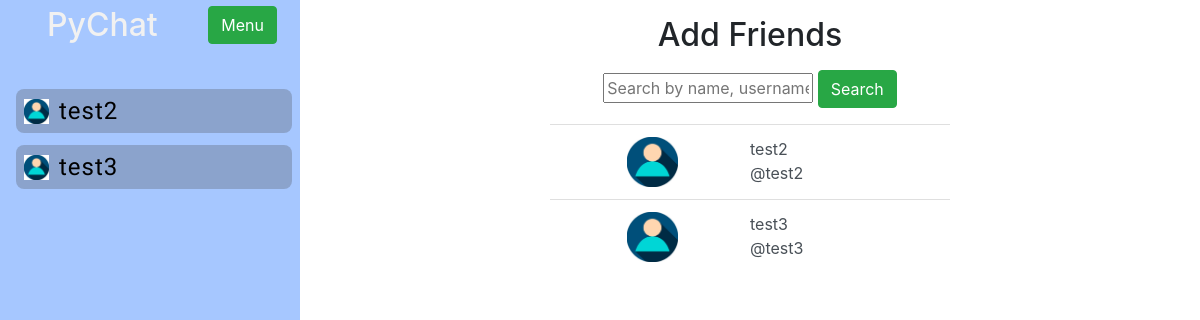
Screenshot of /search/ (signed in) with the database file from the repository.
### chat/models.py (models this page shows, shortened)
class UserProfile(models.Model):
    name = models.CharField(max_length=25)
    email = models.EmailField(unique=True)
    username = models.CharField(max_length=20, unique=True)

### chat/views.py (the view, shortened to what this page needs)
# urls.py: path("search/", views.search, name="search"),
def search(request):
    users = list(UserProfile.objects.all())
    for user in users:
        if user.username == request.user.username:
            users.remove(user)
            break
    try:
        users = users[:10]
    except:
        users = users[:]
    id = getUserId(request.user.username)
    friends = getFriendsList(id)
    return render(request, "chat/search.html", {'users': users, 'friends': friends})

### chat/models.py (called while the page is built)
    def __str__(self):
        return f"{self.friend}"

### chat/views.py (called while the page is built)
def getFriendsList(id):
    try:
        user = UserProfile.objects.get(id=id)
        ids = list(user.friends_set.all())
        friends = []
        for id in ids:
            num = str(id)
            fr = UserProfile.objects.get(id=int(num))
            friends.append(fr)
        return friends
    except:
        return []

def getUserId(username):
    use = UserProfile.objects.get(username=username)
    id = use.id
    return id

### chat/templates/chat/search.html (shortened to what this page needs)
{% extends "chat/Base.html" %}
{% load static %}
{% block content %}
    <center>
        <div class="wrapper" style="width: 400px;">
            <h2 style="margin: 16px 0px">Add Friends</h2>
            <div class="topnav">
                <div class="search-container">
                    <form method="post">
                        <input type="text" placeholder="Search by name, username" name="search" style="width: 210px">
                        <button type="submit" class="btn btn-success">Search</button>
                    </form>
                </div>
            </div>
            <ul class="list-group list-group-flush">
                {% for user in users %}
                    <a href="/addfriend/{{user.username}}" id="user_card">
                        <li class="list-group-item list-group-item-action">
                        <div class="row">
                        <div class="col">
                            <img src="{% static 'images/user_image.jpg' %}" style="width: 50px; height: 50px;">
                        </div>
                        <div class="col">
                            <div class="row"><p>{{user.name}}</p></div>
                            <div class="row"><p>@{{user.username}}</p></div>
                        </div>
                        </div>
                        </li>
                    </a>
                {% endfor %}
            </ul>
        </div>
    </center>
{% endblock %}

### chat/templates/chat/Base.html (shortened to what this page needs)
{% load static %}
<html lang="en">
<head>
    <link rel="stylesheet" href="https://stackpath.bootstrapcdn.com/bootstrap/4.3.1/css/bootstrap.min.css"
>
    <link rel="stylesheet" href="{% static 'css/base_style.css' %}">
    <link rel="stylesheet" href="{% static 'css/chat.css' %}">
</head>
<body>
    <div class="sidenav">
        <div class="cs-row">
            <a href="/"><div class="col"><h2 style="padding-left: 16px; display: block-content;">PyChat</h2></div></a>
        <div class="col"><div class="dropdown">
            <button onclick="myFunction()" class="btn btn-success">Menu</button>
        </div>
        </div>
        </div>
        <div class="friends" style="y-overflow: auto">
            <ul class="list-group">
                {% for friend in friends %}
                    <a href="/chat/{{friend.username}}">
                        <li class="friend-info">
                            <div class="friend-img">
                                <img src="{% static 'images/user_image.jpg' %}">
                            </div>
                            <div class="friend-name">
                                <p>{{friend.name}}</p>
                            </div>
                        </li>
                    </a>
                {% endfor %}
            </ul>
        </div>
    </div>
    <div class="main">
        {% block content %}{% endblock %}
    </div>
</body>
</html>

### static/css/base_style.css (style rules this page uses)
body { padding: 0; margin: 0; box-sizing: border-box; display: grid; grid-template-columns: 300px 1fr; grid-template-rows: 1fr; width: 100%; height: 100vh; }
img { width: 100% !important; height: 100%; object-fit: contain; object-position: center; }
li { list-style: none; }
p { margin: 0; }
.sidenav { height: 100%; background-color: #a6c7ff; display: flex; flex-direction: column; }
.sidenav a { text-decoration: none; padding: 6px 8px 6px 16px; font-size: 24px; display: block; color: #000; }
.friends a .friend-info { display: flex; justify-content: start; align-items: center; background-color: #45454545; border-radius: 8px; padding: 4px 8px; gap: 10px; }
.friends a .friend-img { width: 25px; aspect-ratio: 1; }
.friends a .friend-name { font-family: "Anton SC", sans-serif; font-weight: 400; font-style: normal; letter-spacing: 1px; }
.cs-row { display: flex; justify-content: space-between; align-items: center; z-index: 1000; }
.main { padding: 0px 10px; display: grid; grid-template-columns: 1fr; grid-template-rows: 50px calc(100vh - 150px) 50px; }
.dropdown { z-index: 10; float: right; position: relative; display: inline-block; margin-right: 8px; margin-bottom: 8px; }

### rows the page displays
UserProfile: name "test2", username "test2"
UserProfile: name "test3", username "test3"
